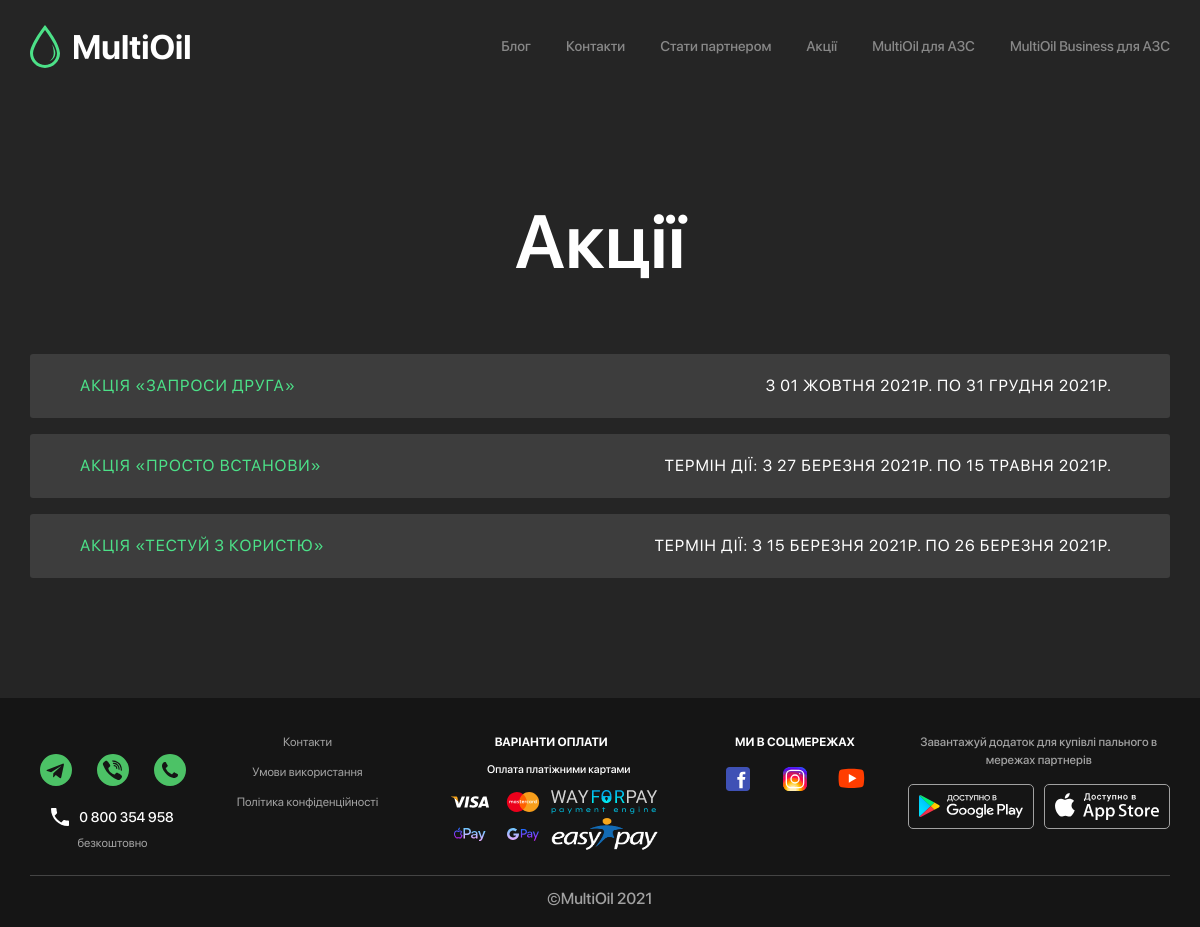
The app's page /stocks with its own data.
### multi_oil/models.py (models this page shows, shortened)
class Stocks(models.Model):
    name = models.TextField(max_length=100, verbose_name="Название акции")
    name_url = models.CharField(max_length=100,verbose_name="URL",unique=True,)
    img = models.ImageField(verbose_name='Изображение', upload_to="img", default="img/default.jpg")
    img_alt = models.CharField(max_length=100,verbose_name="alt",default="", blank=True)
    img_title = models.CharField(max_length=100,verbose_name="title",default="", blank=True)
    body = RichTextField(verbose_name='Акция', null=True, blank=True, default="")
    date_work = models.TextField(verbose_name='Время работы',max_length=100, default="" )
    date_add = models.DateTimeField(verbose_name="Дата создания",auto_now=True)
    page_title = models.CharField(max_length=100,verbose_name="title",default="", blank=True)
    page_description = models.CharField(max_length=100,verbose_name="description",default="", blank=True)
    page_keywords= models.CharField(max_length=100,verbose_name="keywords",default="", blank=True)
    def get_absolute_url(self):
        return reverse('multi_oil:get-stocks', args=[str(self.name_url)])
    class Meta:
        verbose_name_plural = "Акции"
        verbose_name = "Акция"

### multi_oil/views.py (the view)
# urls.py: path('stocks', views.GetStocksPageView.as_view(), name='stocks'),
class GetStocksPageView(TemplateView):
    template_name = "stocks.html"
    def get_context_data(self, **kwargs):
        new = Stocks.objects.all().order_by('-date_add')
        context = super().get_context_data(**kwargs)
        context["stocks"] = StocksSerializer(new, many=True).data
        return context

### multi_oil/serializers.py (called while the page is built)
    def get_url(self, obj):
        return base_url + obj.get_absolute_url()

### templates/stocks.html (shortened to what this page needs)
<!DOCTYPE html>
{% load static %}
<html lang="ru">
<head>
    <link rel="stylesheet" href="{% static 'css/bootstrap.css' %}">
    <link rel="stylesheet" href="{% static 'css/swiper.min.css' %}">
    <link rel="stylesheet" href="{% static 'css/jquery.fancybox.min.css' %}">
    <link rel="stylesheet" href="{% static 'css/main.css' %}">
</head>
<body>
<header class="header">
    <div class="container">
        <div class="row">
            <div class="col-12 header__col">
                <div class="logo header__logo">
                    <a class="logo__link" href="{% url 'multi_oil:home-page' %}">
                        <img class="logo__img" src="{% static 'img/logo.svg' %}" alt="logo">
                        <div class="logo__title">MultiOil</div>
                    </a>
                </div>
                <nav class="menu">
                    <ul class="menu__list">
                        <li class="menu__item">
                            <a class="menu__link" href="{% url 'multi_oil:get-news-page' %}">
                                Блог
                            </a>
                        </li>
                        <li class="menu__item"><a class="menu__link"
                                                  href="javascript:;" data-fancybox
                                                  data-src="#contact-popup">Контакти</a></li>
                        <li class="menu__item"><a class="menu__link" href="javascript:;" data-fancybox
                                                  data-src="#partner-popup">Стати партнером</a></li>
                        <li class="menu__item"><a class="menu__link" href="{% url 'multi_oil:stocks' %}">Акції</a></li>
                        <li class="menu__item"><a class="menu__link" href="{% url 'multi_oil:multioil-for-azs' %}">MultiOil
                            для АЗС</a></li>
                        <li class="menu__item"><a class="menu__link" href="{% url 'multi_oil:business' %}">MultiOil
                            Business для АЗС</a></li>
                    </ul>
                </nav>
            </div>
        </div>
    </div>
</header>
<div class="stocks">
    <div class="container">
        <div class="row">
            <div class="col-lg-12">
                <h1 class="stocks-article__title">Акції</h1>
                {% for stock in stocks %}
                    <div class="stocks-box">
                        <a  href="{{ stock.url }}" class="stocks-link">
                            <div class="text-upper">{{ stock.name }}</div>
                        </a>
                        <div class="text-upper text-small mr-12">{{ stock.date_work }}
                        </div>
                    </div>
                {% endfor %}
            </div>
        </div>
    </div>
</div>
<footer class="footer">
    <div class="container">
        <div class="row">
            <div class="col-xl-2 footer__col">
                <div class="footer-phone__descr desktop--hidden__footer">безкоштовно</div>
                <div class="footer-phone">
                    <svg class="footer-phone__icon">
                        <use xlink:href="#footer-phone"></use>
                    </svg>
                    <a class="footer-phone__link" href="tel:0800354958">0 800 354 958</a>
                </div>
                <ul class="social footer__social">
                    <li class="social__item"><a class="social__link" href="https://t.me/multioil">
                        <svg class="social__icon">
                            <use
                                    xlink:href="#telegram"></use>
                        </svg>
                    </a></li>
                    <li class="social__item"><a class="social__link" href="viber://chat?number=%2B380631018197">
                        <svg class="social__icon">
                            <use xlink:href="#viber"></use>
                        </svg>
                    </a></li>
                    <li class="social__item"><a class="social__link" href="tel:0800354958">
                        <svg class="social__icon">
                            <use xlink:href="#phone"></use>
                        </svg>
                    </a></li>
                </ul>
            </div>
            <div class="col-xl-2 desktop--hidden__footer">
                <div class="footer-block">
                    <div class="footer-block__title"><a class="footer-links__link" href="javascript:;"
                                                        data-fancybox data-src="#contact-popup">Контакти</a></div>
                    <div class="footer-block__title"><a class="footer-links__link"
                                                        href="{% url 'multi_oil:terms-page' %}">
                        Умови використання</a></div>
                    <div class="footer-block__title"><a class="footer-links__link"
                                                        href="{% url 'multi_oil:policy-page' %}">
                        Політика конфіденційності</a></div>
                </div>
            </div>
            <div class="col-xl-3 footer__col">
                <div class="footer-block">
                    <div class="footer-block__title">ВАРІАНТИ ОПЛАТИ</div>
                    <nav class="footer-menu">
                        <ul class="footer-menu__list">
                            <li class="footer-menu__item">Оплата платіжними картами</li>
                            <div class="footer_image">
                                <img src="{% static 'img/pay/visa.svg' %}" alt="visa">
                                <img src="{% static 'img/pay/master.svg' %}" alt="mastercard">
                                <img src="{% static 'img/pay/way.png' %}" alt="WAYFORPAY">
                            </div>
                            <div class="footer_image__pay">
                                <img src="{% static 'img/pay/applepay.svg' %}" alt="Apple Pay">
                                <img src="{% static 'img/pay/googlepay.svg' %}" alt="Google Pay">
                                <img class="easy_pay" src="{% static 'img/pay/easypay.png' %}" alt="EasyPay">
                            </div>
                        </ul>
                    </nav>
                </div>
            </div>
            <div class="col-xl-2 footer__col">
                <div class="footer-block">
                    <div class="footer-block__title">Ми в соцмережах</div>
                    <nav class="footer-menu">
                        <ul class="social footer__social">
                            <li class="social__item">
                                <a class="social__link" href="#">
                                    <svg class="social__icon">
                                        <use xlink:href="#facebook"></use>
                                    </svg>
                                </a>
                            </li>
                            <li class="social__item">
                                <a class="social__link" href="tel:0800354958">
                                    <svg class="social__icon">
                                        <use xlink:href="#instagram"></use>
                                    </svg>
                                </a>
                            </li>
                            <li class="social__item">
                                <a class="social__link" href="tel:0800354958">
                                    <svg class="social__icon">
                                        <use xlink:href="#youtube"></use>
                                    </svg>
                                </a>
                            </li>
                        </ul>
                    </nav>
                </div>
            </div>
            <div class="col-xl-3 footer__col">
                <div class="footer-block">
                    <div class="download footer__download">
                        <div class="download__title">Завантажуй додаток для купівлі пального в мережах партнерів</div>
                        <ul class="download__list">
                            <li class="download__item"><a class="download__link"
                                                          href="https://play.google.com/store/apps/details?id=com.multioilinua.app"><img
                                    class="download__img" src="{% static 'img/GooglePlay-ru.svg' %}" alt="alt"></a></li>
                            <li class="download__item"><a class="download__link"
                                                          href="https://apps.apple.com/ua/app/multioil-%D0%B0%D0%B7%D1%81-%D0%B2-%D1%81%D0%BC%D0%B0%D1%80%D1%82%D1%84%D0%BE%D0%BD%D1%96/id1554826015?l=ru"><img
                                    class="download__img" src="{% static 'img/AppStore-ru.svg' %}" alt="alt"></a></li>
                        </ul>
                    </div>
                </div>
            </div>
        </div>
        <div class="row">
            <div class="col-12">
                <div class="footer__bottom">
                    <div class="copyright">©MultiOil 2021</div>
                </div>
            </div>
        </div>
    </div>
</footer>
</body>
</html>

### records on screen
Stocks: name "АКЦІЯ «ЗАПРОСИ ДРУГА»", date_work "З 01 ЖОВТНЯ 2021Р. ПО 31 ГРУДНЯ 2021Р."
Stocks: name "АКЦІЯ «ПРОСТО ВСТАНОВИ»", date_work "ТЕРМІН ДІЇ: З 27 БЕРЕЗНЯ 2021Р. ПО 15 ТРАВНЯ 2021Р."
Stocks: name "АКЦІЯ «ТЕСТУЙ З КОРИСТЮ»", date_work "ТЕРМІН ДІЇ: З 15 БЕРЕЗНЯ 2021Р. ПО 26 БЕРЕЗНЯ 2021Р."
